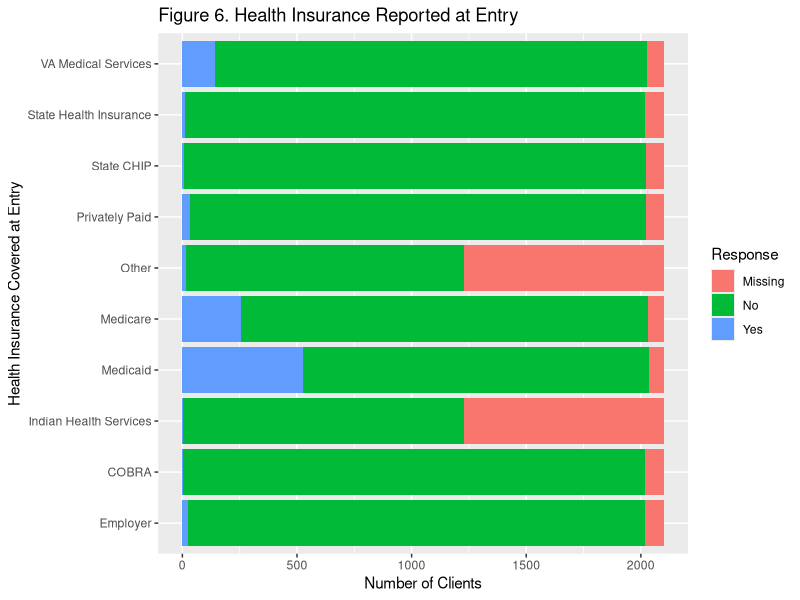
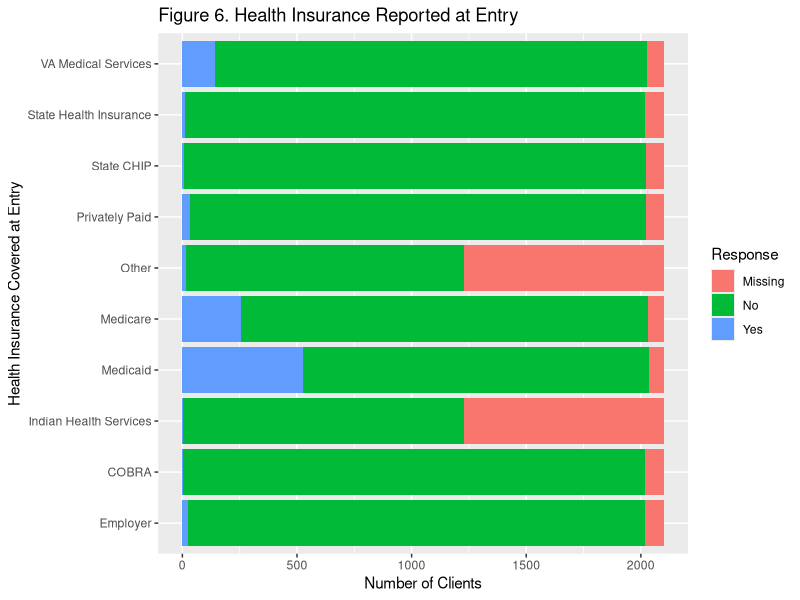

These figures' R source, in order:
# Health Insurance Plots
library(tidyverse)

#setwd("C:/Users/tshin/Documents/GitHub/bios611-projects-fall-2019-tshing17/project_3/")
first<-read.delim('../data/analytic_first.tsv', sep="\t", header=TRUE, na.strings = c("", "NA"))

# bar chart health insurance 
health_ins = first %>% select(EE.UID, Client.ID, Employer...Provided.Health.Insurance:Any.Health.Insurance)

health_ins2 = data.frame(Yes=apply(select(health_ins,-EE.UID, -Client.ID, -Any.Health.Insurance),2, function(x){sum(x=='Yes', na.rm=TRUE)}),
                    No=apply(select(health_ins,-EE.UID, -Client.ID, -Any.Health.Insurance),2, function(x){sum(x=='No', na.rm=TRUE)}),
                    Missing=apply(select(health_ins,-EE.UID, -Client.ID, -Any.Health.Insurance),2, function(x){sum(is.na(x))}))
health_ins2 = rownames_to_column(health_ins2, "Type")

health_ins2 = health_ins2 %>% 
  gather('Yes', 'No', 'Missing', key = "Category", value = "Freq") %>%
  arrange(Type)

health_ins_plot = ggplot(data=health_ins2, aes(x=Type, y=Freq, fill=Category))+
  geom_col(position="stack")+
  coord_flip()+
  labs(y='Number of Clients', x='Health Insurance Covered at Entry', title='Figure 6. Health Insurance Reported at Entry')+
  scale_fill_discrete(name = "Response")+
  scale_x_discrete(labels=c('Employer',
                            'COBRA',
                            'Indian Health Services',
                            'Medicaid',
                            'Medicare',
                            'Other',
                            'Privately Paid',
                            'State CHIP',
                            'State Health Insurance',
                            'VA Medical Services'))
health_ins_plot

ggsave("../results/health_ins_plot.png", health_ins_plot)
